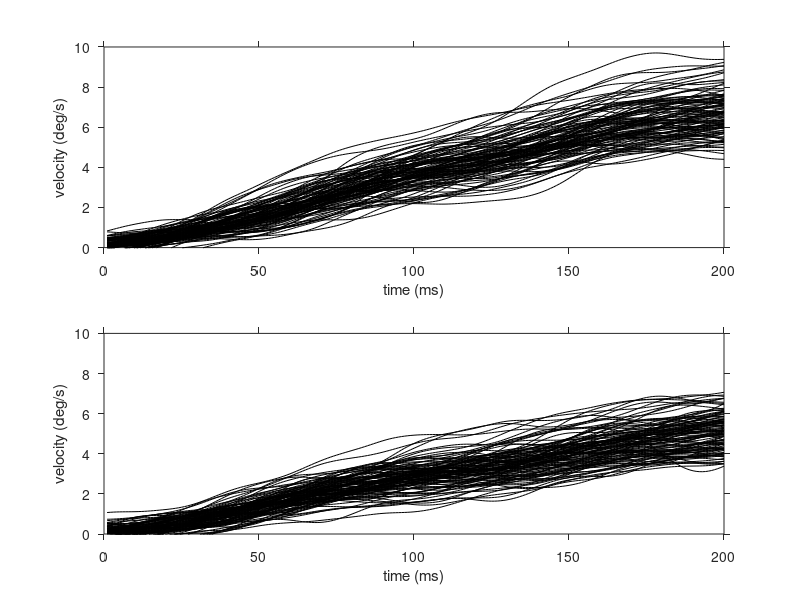

The MATLAB source for this figure: (Note: this script raises an error after producing the figure.)
clear
clc
load('eyeData.mat');
R = @(deg) [cos(pi * deg / 180) -sin(pi * deg / 180); sin(pi * deg / 180) cos(pi * deg / 180)];
new90EyeH = [];
new90EyeV = [];
new180EyeH = [];
new180EyeV = [];

for i = 1:size(hComp, 1)
    currEye = [hComp(i, :); vComp(i, :)];
    rotEye = R(90) * currEye;
    new90EyeH = [new90EyeH; rotEye(1, :)];
    new90EyeV = [new90EyeV; rotEye(2, :)];
end

for i = 1:size(hComp, 1)
    currEye = [hComp(i, :); vComp(i, :)];
    rotEye = R(-180) * currEye;
    new180EyeH = [new180EyeH; rotEye(1, :)];
    new180EyeV = [new180EyeV; rotEye(2, :)];
end

plot(transpose(hComp), transpose(vComp), 'k');
hold on
set(gca, 'xlim', [-12 12], 'ylim', [-12 12], 'tickdir', 'out');
plot([-12 12], [0 0], 'k:');
plot([0 0], [-12 12], 'k:');
plot(transpose(new90EyeH), transpose(new90EyeV), 'b');
plot(transpose(new180EyeH), transpose(new180EyeV), 'g');
%%
subplot(2, 1, 1);
plot(transpose(hComp), 'Color', 'k');
xlabel('time (ms)');
ylabel('velocity (deg/s)');
set(gca, 'ylim', [0 10], 'tickdir', 'out');

subplot(2, 1, 2);
plot(transpose(vComp), 'Color', 'k');
xlabel('time (ms)');
ylabel('velocity (deg/s)');
set(gca, 'xlim', [0 200], 'ylim', [0 10], 'tickdir', 'out');

sgtitle('Rotated eye velocity components');
axis square;
